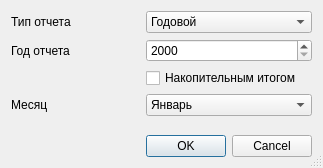
<?xml version="1.0" encoding="UTF-8"?>
<ui version="4.0">
 <class>HealthCenterForm68SetupDialog</class>
 <widget class="QDialog" name="HealthCenterForm68SetupDialog">
  <property name="windowModality">
   <enum>Qt::ApplicationModal</enum>
  </property>
  <property name="geometry">
   <rect>
    <x>0</x>
    <y>0</y>
    <width>309</width>
    <height>168</height>
   </rect>
  </property>
  <property name="sizePolicy">
   <sizepolicy hsizetype="Fixed" vsizetype="Preferred">
    <horstretch>0</horstretch>
    <verstretch>0</verstretch>
   </sizepolicy>
  </property>
  <property name="windowTitle">
   <string>Центр Здоровья. Форма 68. </string>
  </property>
  <property name="sizeGripEnabled">
   <bool>true</bool>
  </property>
  <property name="modal">
   <bool>true</bool>
  </property>
  <layout class="QGridLayout" name="gridLayout">
   <item row="0" column="0">
    <widget class="QLabel" name="lblType">
     <property name="text">
      <string>Тип отчета</string>
     </property>
    </widget>
   </item>
   <item row="0" column="1">
    <widget class="QComboBox" name="cmbType">
     <item>
      <property name="text">
       <string>Годовой</string>
      </property>
     </item>
     <item>
      <property name="text">
       <string>Месячный</string>
      </property>
     </item>
    </widget>
   </item>
   <item row="1" column="0">
    <widget class="QLabel" name="lblReportYear">
     <property name="text">
      <string>Год отчета</string>
     </property>
    </widget>
   </item>
   <item row="1" column="1">
    <widget class="QSpinBox" name="edtReportYear">
     <property name="minimum">
      <number>2000</number>
     </property>
     <property name="maximum">
      <number>2500</number>
     </property>
    </widget>
   </item>
   <item row="2" column="1">
    <widget class="QCheckBox" name="chkCumulativeTotal">
     <property name="text">
      <string>Накопительным итогом</string>
     </property>
    </widget>
   </item>
   <item row="3" column="0">
    <widget class="QLabel" name="lblMonth">
     <property name="text">
      <string>Месяц</string>
     </property>
    </widget>
   </item>
   <item row="3" column="1">
    <widget class="QComboBox" name="cmbMonth">
     <item>
      <property name="text">
       <string>Январь</string>
      </property>
     </item>
     <item>
      <property name="text">
       <string>Февраль</string>
      </property>
     </item>
     <item>
      <property name="text">
       <string>Март</string>
      </property>
     </item>
     <item>
      <property name="text">
       <string>Апрель</string>
      </property>
     </item>
     <item>
      <property name="text">
       <string>Май</string>
      </property>
     </item>
     <item>
      <property name="text">
       <string>Июнь</string>
      </property>
     </item>
     <item>
      <property name="text">
       <string>Июль</string>
      </property>
     </item>
     <item>
      <property name="text">
       <string>Август</string>
      </property>
     </item>
     <item>
      <property name="text">
       <string>Сентябрь</string>
      </property>
     </item>
     <item>
      <property name="text">
       <string>Октябрь</string>
      </property>
     </item>
     <item>
      <property name="text">
       <string>Ноябрь</string>
      </property>
     </item>
     <item>
      <property name="text">
       <string>Декабрь</string>
      </property>
     </item>
    </widget>
   </item>
   <item row="4" column="0">
    <spacer name="spacer">
     <property name="orientation">
      <enum>Qt::Vertical</enum>
     </property>
     <property name="sizeHint" stdset="0">
      <size>
       <width>129</width>
       <height>20</height>
      </size>
     </property>
    </spacer>
   </item>
   <item row="5" column="1">
    <widget class="QDialogButtonBox" name="buttonBox">
     <property name="orientation">
      <enum>Qt::Horizontal</enum>
     </property>
     <property name="standardButtons">
      <set>QDialogButtonBox::Cancel|QDialogButtonBox::Ok</set>
     </property>
    </widget>
   </item>
  </layout>
 </widget>
 <tabstops>
  <tabstop>edtReportYear</tabstop>
  <tabstop>buttonBox</tabstop>
 </tabstops>
 <resources/>
 <connections>
  <connection>
   <sender>buttonBox</sender>
   <signal>accepted()</signal>
   <receiver>HealthCenterForm68SetupDialog</receiver>
   <slot>accept()</slot>
   <hints>
    <hint type="sourcelabel">
     <x>112</x>
     <y>177</y>
    </hint>
    <hint type="destinationlabel">
     <x>102</x>
     <y>90</y>
    </hint>
   </hints>
  </connection>
  <connection>
   <sender>buttonBox</sender>
   <signal>rejected()</signal>
   <receiver>HealthCenterForm68SetupDialog</receiver>
   <slot>reject()</slot>
   <hints>
    <hint type="sourcelabel">
     <x>225</x>
     <y>177</y>
    </hint>
    <hint type="destinationlabel">
     <x>236</x>
     <y>76</y>
    </hint>
   </hints>
  </connection>
 </connections>
</ui>
